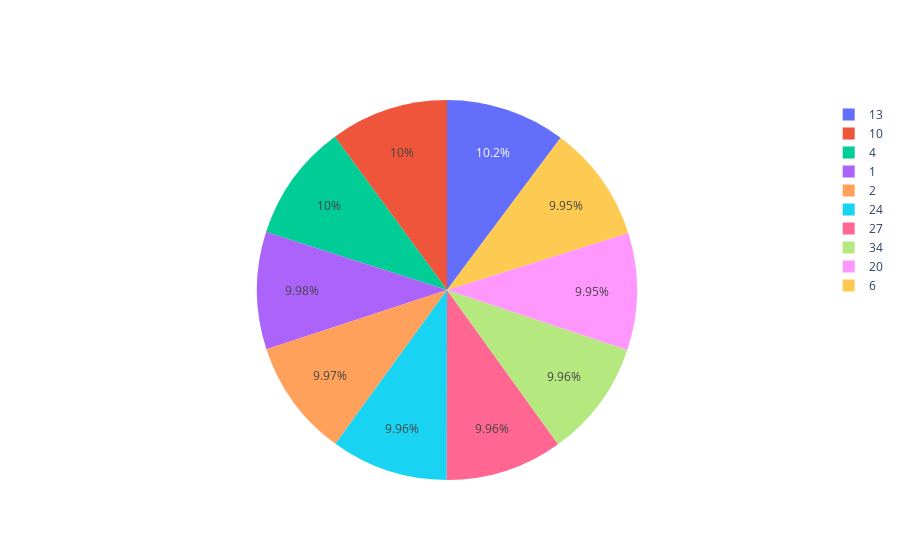

The notebook cell this image was saved under:
### Markdown cell above
Here we can see that Store and department are of integer type, IsHoliday is of boolean type and date is of the object type.

### Code cell
label=train_df["Store"].value_counts()[:10].index
count=train_df["Store"].value_counts()[:10].values

colors=train_df["Store"]
fig=go.Figure(data=[go.Pie(values=count,labels=label)])

fig.show()

### Figure 1 — Plotly figure (JSON) as saved in the notebook; plotly's stock layout.template omitted (floating-point values rounded to 4 significant figures)
{"data": [{"labels": [13, 10, 4, 1, 2, 24, 27, 34, 20, 6], "type": "pie", "values": [10474, 10315, 10272, 10244, 10238, 10228, 10225, 10224, 10214, 10211]}], "layout": {}}
